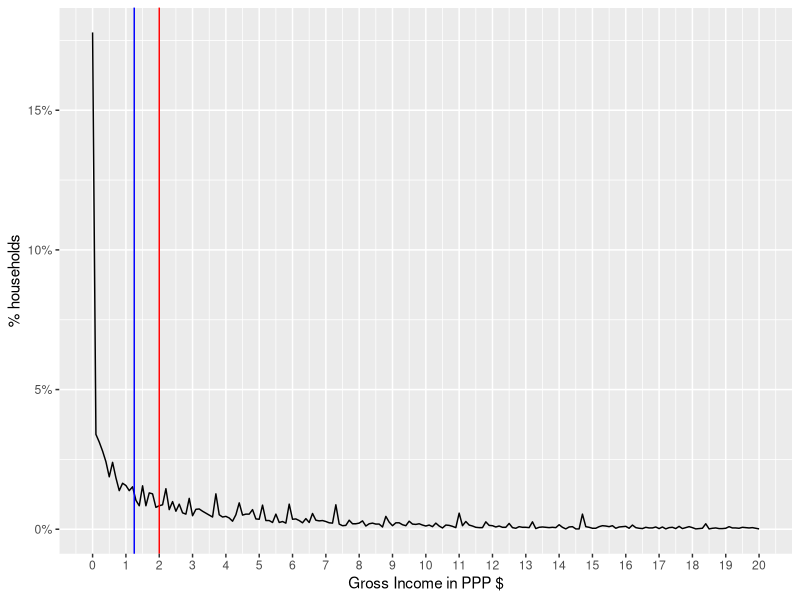
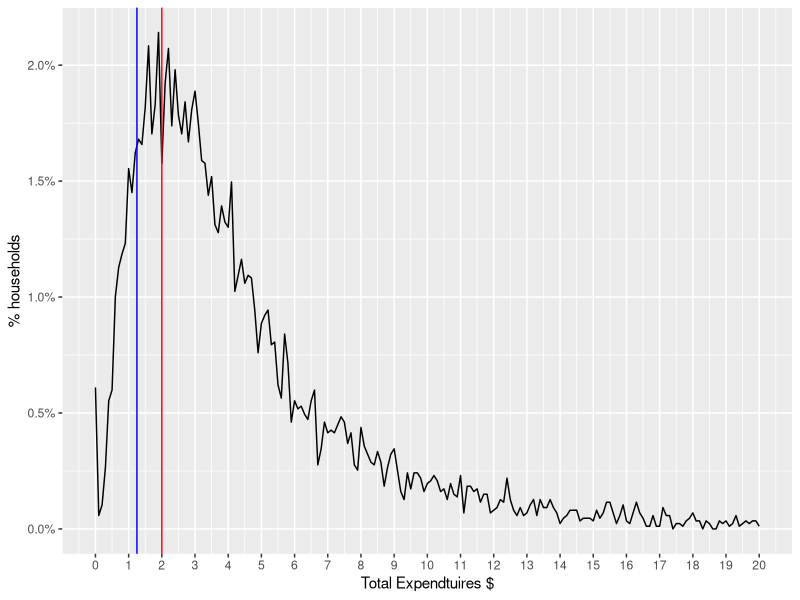
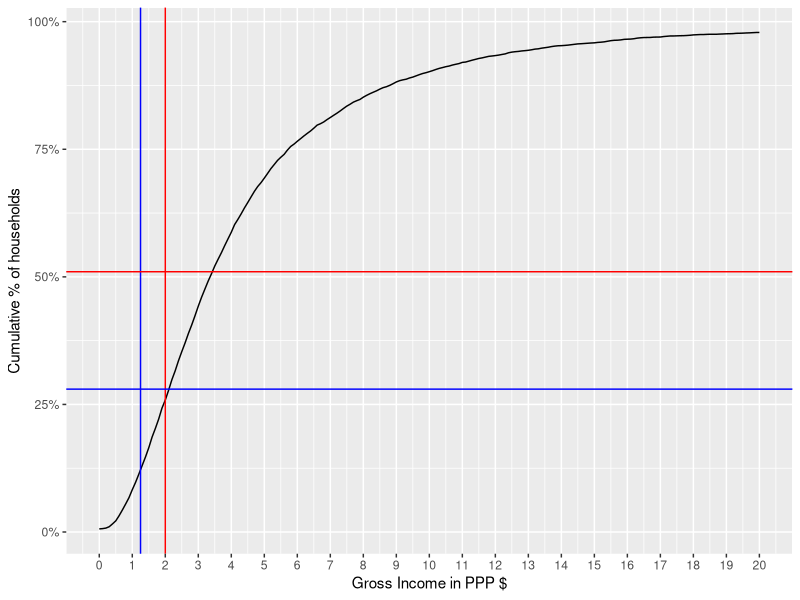
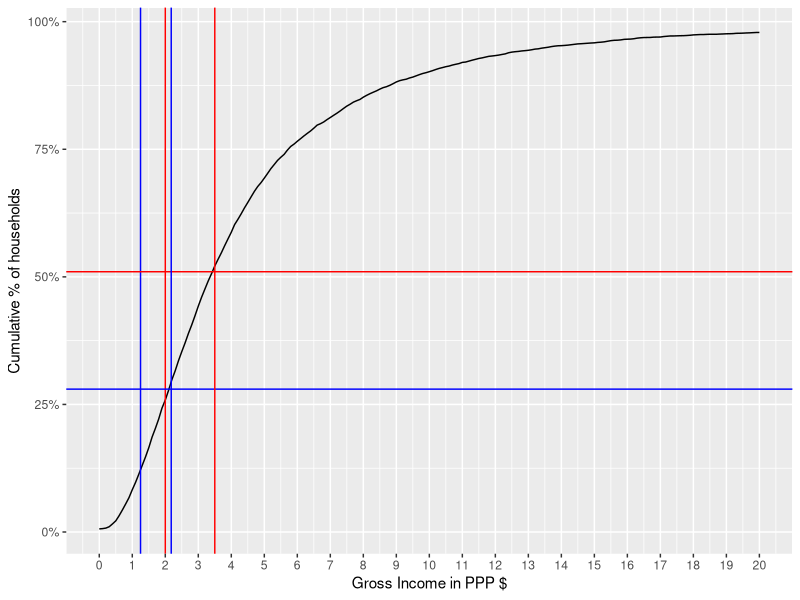
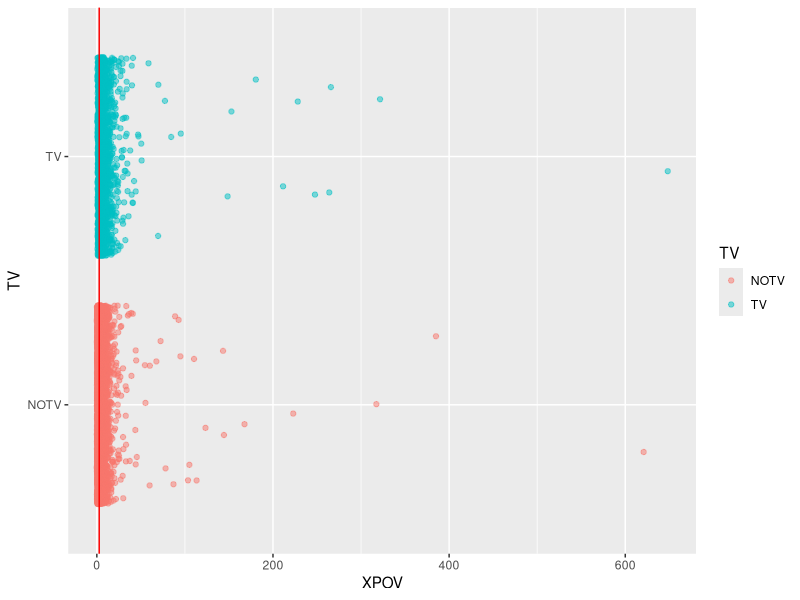
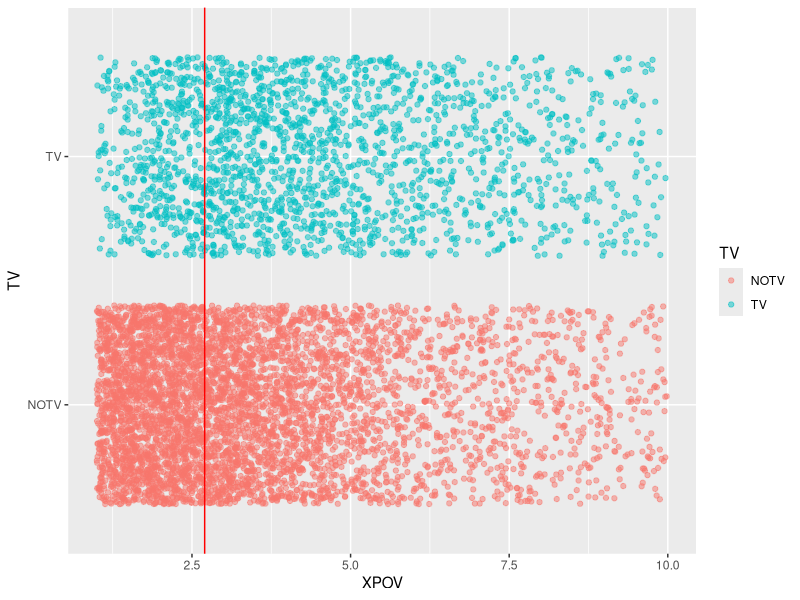

Generate these figures, in order, with R: (Note: this script raises an error after producing the figures.)
## ---- chunk 1

library('foreign')
# We'll assume having Ghana/Ethiopia data in the directory
household = read.dta('GHA_2006_GLSS_v01_M_v01_A_SHIP_Stata8/GHA_2005_H.dta')
expenses = read.dta('GHA_2006_GLSS_v01_M_v01_A_SHIP_Stata8/GHA_2005_E.dta')
individuals = read.dta('GHA_2006_GLSS_v01_M_v01_A_SHIP_Stata8/GHA_2005_I.dta')


#household = read.dta('ETH_2004_HICES_v01_M_v01_A_SHIP_Stata8/ETH_2004_H_P.dta')
#expenses = read.dta('ETH_2004_HICES_v01_M_v01_A_SHIP_Stata8/ETH_2004_E_P.dta')
#individuals = read.dta('ETH_2004_HICES_v01_M_v01_A_SHIP_Stata8/ETH_2004_I_P.dta')

#ETH_2000_HICES_v01_M_v01_A_SHIP_Stata8

#household = read.dta('ETH_2000_HICES_v01_M_v01_A_SHIP_Stata8/ETH_2000_H_P.dta')
#expenses = read.dta('ETH_2000_HICES_v01_M_v01_A_SHIP_Stata8/ETH_2000_E_P.dta')
#individuals = read.dta('ETH_2000_HICES_v01_M_v01_A_SHIP_Stata8/ETH_2000_I_P.dta')
## ---- chunk 2
household$INC_TOT_G_PPP_DAILY = household$INC_TOT_G / expenses$PPP2005[1] / 365

household$XPOV = household$INC_TOT_G_PPP_DAILY
## ---- chunk 3
library(ggplot2)
library(scales)
distPlot = ggplot(household, aes(x=XPOV, nrow=nrow(household), y=..count.. / nrow)) +
geom_line(stat='bin', binwidth=0.1) + scale_y_continuous(labels = percent_format()) + 
geom_vline(xintercept=2.0, color='red') + geom_vline(xintercept=1.25, color='blue')

distPlot + scale_x_continuous(limits=c(0, 20), breaks=0:20)  + labs(x='Gross Income in PPP $', y='% households')
## ---- chunk 4
sum(household$INC_TOT_G_PPP_DAILY == 0.0) / nrow(household)
## ---- chunk 5

# EXPENDTIURES
if('PCEXPDR_PPP' %in% names(household)){ # for Ghana
  #household$XPOV = household$PCEXP / expenses$PPP2005 / 365
  household$XPOV = household$PCEXPDR_PPP / 365

}else{ # for  Ethiopia
  household$XPOV = household$PCEXP_PPP / 365
}

distPlot = ggplot(household, aes(x=XPOV, nrow=nrow(household), y=..count.. / nrow)) +
geom_line(stat='bin', binwidth=0.1) + scale_y_continuous(labels = percent_format()) + 
geom_vline(xintercept=2.0, color='red') + geom_vline(xintercept=1.25, color='blue')
distPlot + scale_x_continuous(limits=c(0, 20), breaks=0:20)  + labs(x='Total Expendtuires $', y='% households')
## ---- chunk 6
sum(household$XPOV == 0.0) / nrow(household)
## ---- chunk 7
distPlot + aes(y=cumsum(..count..)/nrow) + scale_x_continuous(limits=c(0, 20), breaks=0:20)  +
labs(x='Gross Income in PPP $', y='Cumulative % of households') +
geom_hline(yintercept=0.51, color='red') + 
geom_hline(yintercept=0.28, color='blue')
## ---- chunk 8
# VISUAL ROUGH CALCULATION (just multiplied the hlines by a factor)
distPlot + aes(y=cumsum(..count..)/nrow) + scale_x_continuous(limits=c(0, 20), breaks=0:20)  +
labs(x='Gross Income in PPP $', y='Cumulative % of households') +
geom_hline(yintercept=0.51, color='red') + 
geom_hline(yintercept=0.28, color='blue') + 
geom_vline(xintercept=3.5, color='red') + geom_vline(xintercept=2.18, color='blue')
## ---- chunk 9
household$poor = factor(household$XPOV < 3.5)
# for households levels
table(household$poor)
sum(household$poor == TRUE, na.rm=T) / nrow(household)
## ---- chunk 10
# for individuals levels
sum(household$poor == T * household$HHSIZE, na.rm=T) / sum(household$HHSIZE)
## ---- chunk 11
household$poor = factor(household$XPOV < 2.7)
# for households levels
table(household$poor)
sum(household$poor == T, na.rm=T) / nrow(household)
sum(household$poor == T * household$HHSIZE, na.rm=T) / sum(household$HHSIZE)
## ---- chunk 12
# the default levels are 'YES', 'NO', let's change them to make the table more readble
levels(household$TV) = c('NOTV', 'TV')
table(household$poor, household$TV)
## ---- chunk 13
tv_xpov = ggplot(subset(household, !is.na(TV)), aes(y=TV, x=XPOV, col=TV)) +
geom_point(alpha=0.5, position=position_jitter(0.05)) + geom_vline(xintercept=2.7, color='red')
tv_xpov
## ---- chunk 14
tv_xpov + scale_x_continuous(limits=c(1,10)) 
## ---- chunk 15
library(caTools) # for sampling
set.seed(2000) # to ensure consistent runs
split = sample.split(household$poor, SplitRatio=0.7)

train.household = subset(household, split)
test.household = subset(household, !split)

# you can use '.' to refer to all variable or . - VAR1 - VAR2 to exclude some variables
logit1 = glm(poor ~ TV + TOILET, data=train.household, family=binomial)
summary(logit1)
## ---- chunk 16
logit1.poor.prediction = predict(logit1, newdata=test.household, type="response")
head(logit1.poor.prediction)
## ---- chunk 17
table(prediction=logit1.poor.prediction > 0.5, reference = test.household$poor)

# or you can use the more polished way of confusionMatrix in caret library

library(caret)
library(e1071)

confusionMatrix(logit1.poor.prediction > 0.5, test.household$poor)
## ---- chunk 18
library(ROCR)

logit1.ROCRpred = prediction(logit1.poor.prediction, test.household$poor) # prediction object

perf = performance(logit1.ROCRpred, 'tpr', 'fpr')
rocplot = function(perf){
  qplot(perf@x.values[[1]], perf@y.values[[1]], geom='line') + labs(x=perf@x.name, y=perf@y.name, title=perf@alpha.name) # plot ROC
}
rocplot(perf)
## ---- chunk 19
# this way you can get auc, precision, recall as values or as plots where the 
# the x axis is the cutoff and the xaxis is the metric. 
# to get the area under the curve
as.numeric(performance(logit1.ROCRpred, 'auc')@y.values)

# in helpers.R
drawPrecisionRecall(logit1.ROCRpred)
## ---- chunk 20
logit2 = glm(poor ~ WALLS + FLOOR + WATER + OWNHOUSE + ROOMS + ROOF, data=train.household, family=binomial) 
logit2.poor.prediction = predict(logit2, newdata=test.household, type="response")

logit2.ROCRpred = prediction(logit2.poor.prediction, test.household$poor) # prediction object
drawPrecisionRecall(logit2.ROCRpred)

confusionMatrix(logit2.poor.prediction > 0.4, test.household$poor)


logit1.auc = performance(logit1.ROCRpred, 'auc')
logit2.auc = performance(logit2.ROCRpred, 'auc')
logit1.auc@y.values[[1]]
logit2.auc@y.values[[1]]

logit1.tpr.fpr = performance(logit1.ROCRpred, 'tpr', 'fpr')
logit2.tpr.fpr = performance(logit2.ROCRpred, 'tpr', 'fpr')

# not the cleanest way, but will make generating graphs for exploring much much better
df1 = data.frame(logit1.x = logit1.tpr.fpr@x.values[[1]], logit1.y = logit1.tpr.fpr@y.values[[1]])
df2 = data.frame(logit2.x = logit2.tpr.fpr@x.values[[1]], logit2.y = logit2.tpr.fpr@y.values[[1]])
ggplot(df1, aes(x = logit1.x, y=logit1.y)) +
  geom_line() +
  geom_line(data=df2, aes(logit2.x, logit2.y), color='red') +
  labs(title="Comparison between logit1 and logit2", x='False Positive Rate', y='True Positive Rate')
## ---- chunk 21
compareTwoModels(logit1, logit2, test.data=test.household, dep.var='poor',
                 model1.name='logit1', model2.name='logit2')
## ---- chunk 22
  summary(logit2)
## ---- chunk 23
library(randomForest)
# note in randomForests, NA values must be imputed or totally ignored 
#forest1 = randomForest(poor ~ HHSEX + HHAGEY + HHMARST + HHEDLEV + HHEMSTAT + HHEMTYPE  + OWNHOUSE+ ROOMS + GARBDISP + TOILET + WALLS +  SEWMACH + STOVE + RADIO + TV + AGLAND +  OTHLNDOW, data=train.household, nodesize=25, ntree=200)

forest1 = randomForest(poor ~ WALLS + FLOOR + WATER + OWNHOUSE + ROOMS + ROOF, data=train.household, nodesize=25, ntree=200)

# random forest models output TRUE or FALSE directly for classification. The models
# knew that it is a classification problem because the column poor is a factor. To
# Treat as response, make the poor column logical

# The predict function works here as well (there is an alias for each algorithm)
forest1.poor.prediction = predict(forest1, newdata=test.household)
confusionMatrix(forest1.poor.prediction, test.household$poor)
## ---- chunk 24
library(plyr)


all_info = ddply(individuals, .(HID), function(x){ 
                c(
                  sum(x$AGEY < 6) / x[1,]$HHSIZE, 
                  sum(x$AGEY < 6) / x[1,]$HHSIZE, 
                  sum(x$AGEY < 6) / x[1,]$HHSIZE,
                  sum(x$SEX == 'Female') / x[1,]$HHSIZE,
                  sum(x$LITERACY == 'Cannot read or write')
                )
                 })
names(all_info) = c('HID', 'UND6RAT', 'UND15RAT', 'UND21RAT', 'FEMRAT', 'LITRAT')
extra.household = merge(all_info, household, by='HID')
## ---- chunk 25
train.extra.household = extra.household[split, ]
test.extra.household = extra.household[!split, ]

forest1 = randomForest(poor ~ WALLS + FLOOR + WATER + OWNHOUSE + ROOMS + ROOF, data=train.extra.household) 

forest2 = randomForest(poor ~ UND6RAT + FEMRAT + WALLS + FLOOR + WATER + OWNHOUSE + ROOMS + ROOF, data=train.extra.household) 
logit3 = glm(poor ~ UND6RAT + FEMRAT + WALLS + FLOOR + WATER + OWNHOUSE + ROOMS + ROOF, data=train.extra.household, family=binomial) 

## ---- chunk 26
library('mice')
povCols = c('HHSEX', 'HHAGEY', 'HHMARST', 'HHEDLEV', 'HHEMTYPE', 'OWNHOUSE',  'ROOMS', 'GARBDISP', 'TOILET', 'WALLS', 'SEWMACH', 'STOVE', 'RADIO', 'TV', 'AGLAND', 'OTHLNDOW', 'poor')

subset.household = household[, povCols]

subset.train.household  = subset(subset.household, split)
subset.test.household  = subset(subset.household, !split)

logit4 = glm(poor ~ ., subset.train.household, family=binomial)

# takes a lot of time, not worth it
imputed.household = complete(mice(household[, povCols]))
# imputed.household = household

imputed.train.household = subset(imputed.household, split)
imputed.test.household = subset(imputed.household, !split)

logit4 = glm(poor ~ ., imputed.train.household, family=binomial)
logit4.poor.prediction = predict(logit4, imputed.test.household)
table(prediction=logit4.poor.prediction > 0.4, reference = imputed.test.household$poor)
## ---- chunk 27
library(kernlab)
svm1 = ksvm(poor ~ WALLS + FLOOR + WATER + OWNHOUSE + ROOMS + ROOF, data=train.extra.household)
svm1.predictions = predict(svm1, test.extra.household)
confusionMatrix(svm1.predictions, test.extra.household$poor)
## ---- chunk 28
library(rpart)
## ---- chunk 29
fitControl = trainControl(method='cv', number=10)
cartGrid = expand.grid(.cp=(1:50)*0.01)
#train(poor ~ WALLS + TOILET + TV, data=train.household, method='rpart', trControl=fitControl, tuneGrid=cartGrid)
